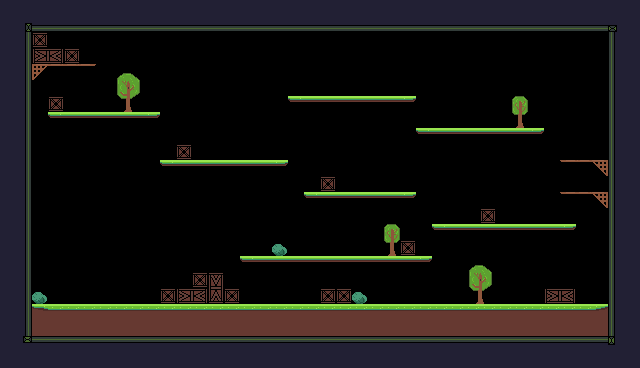

The image is a tile-based game level rendered from a .tmx file. Its description and complete source (layers, tilesets, objects, tile grids) follow:
An orthogonal 40x23 tile map with 16x16 px tiles, 1 tile layer (Background) and 33 objects (10x Platform, 3x Coin, Player, Serych, CheckPoint).

<map version="1.10" tiledversion="1.11.2" orientation="orthogonal" renderorder="right-down" width="40" height="23" tilewidth="16" tileheight="16" infinite="0" nextlayerid="4" nextobjectid="49">
 <tileset firstgid="1" source="SetTiled.tsx" />
 <layer id="1" name="Background" width="40" height="23">
  <properties>
   <property name="BackgroundColor" value="Blue" />
  </properties>
  <data encoding="csv">
87,87,87,87,87,87,87,87,87,87,87,87,87,87,87,87,87,87,87,87,87,87,87,87,87,87,87,87,87,87,87,87,87,87,87,87,87,87,87,87,
87,69,107,107,107,107,107,107,107,107,107,107,107,107,107,107,107,107,107,107,107,107,107,107,107,107,107,107,107,107,107,107,107,107,107,107,107,107,70,87,
87,88,62,0,0,0,0,0,0,0,0,0,0,0,0,0,0,0,0,0,0,0,0,0,0,0,0,0,0,0,0,0,0,0,0,0,0,0,86,87,
87,88,82,83,62,0,0,0,0,0,0,0,0,0,0,0,0,0,0,0,0,0,0,0,0,0,0,0,0,0,0,0,0,0,0,0,0,0,86,87,
87,88,26,27,27,28,0,163,164,0,0,0,0,0,0,0,0,0,0,0,0,0,0,0,0,0,0,0,0,0,0,0,0,0,0,0,0,0,86,87,
87,88,0,0,0,0,0,183,184,0,0,0,0,0,0,0,0,0,0,167,167,167,0,0,0,0,0,0,0,0,0,0,0,0,0,0,0,0,86,87,
87,88,0,62,0,0,0,203,204,0,0,0,0,0,0,0,0,0,122,123,123,123,123,123,123,124,0,0,0,0,0,0,185,0,0,0,0,0,86,87,
87,88,0,122,123,123,123,123,123,124,0,0,0,0,0,0,0,0,0,0,0,0,0,0,0,0,0,0,0,0,0,0,205,0,0,0,0,0,86,87,
87,88,0,0,0,0,0,0,0,0,0,0,0,0,0,0,0,0,0,0,0,0,0,0,0,0,122,123,123,123,123,123,123,124,0,0,0,0,86,87,
87,88,0,0,0,0,0,0,0,0,0,62,0,0,0,0,0,0,0,0,0,0,0,0,0,0,0,0,0,0,0,0,0,0,0,0,0,0,86,87,
87,88,0,0,0,0,0,0,0,0,122,123,123,123,123,123,123,124,0,0,0,0,0,0,0,0,0,0,0,0,0,0,0,0,0,2147483676,2147483675,2147483674,86,87,
87,88,0,0,0,0,0,0,0,0,0,0,0,0,0,0,0,0,0,0,62,0,0,0,0,0,0,0,0,0,0,0,0,0,0,0,0,0,86,87,
87,88,0,0,0,0,0,0,0,0,0,0,0,0,0,0,0,0,0,122,123,123,123,123,123,124,0,0,0,0,0,0,0,0,0,2147483676,27,2147483674,86,87,
87,88,0,0,0,0,0,0,0,0,0,0,0,0,0,0,0,0,0,0,0,0,0,0,0,0,0,0,0,0,62,0,0,0,0,0,0,0,86,87,
87,88,0,0,0,0,0,0,0,0,0,0,0,0,0,0,0,0,0,0,0,0,0,0,185,0,0,122,123,123,123,123,123,123,123,124,0,0,86,87,
87,88,0,0,0,0,0,0,0,0,0,0,0,0,0,0,0,202,0,0,0,0,0,0,205,62,0,0,0,0,0,0,0,0,0,0,0,0,86,87,
87,88,0,0,0,0,0,0,0,0,0,0,0,0,0,122,123,123,123,123,123,123,123,123,123,123,124,0,0,163,164,0,0,0,0,0,0,0,86,87,
87,88,0,0,0,0,0,0,0,0,0,0,62,64,0,0,0,0,0,0,0,0,0,0,0,0,0,0,0,183,184,0,0,0,0,0,0,0,86,87,
87,88,202,0,0,0,0,0,0,0,62,82,83,84,62,0,0,0,0,0,62,62,202,0,0,0,0,0,0,203,204,0,0,0,82,83,0,0,86,87,
87,88,2,3,3,3,3,3,3,3,3,3,3,3,3,3,3,3,3,3,3,3,3,3,3,3,3,3,3,3,3,3,3,3,3,3,3,4,86,87,
87,88,23,23,23,23,23,23,23,23,23,23,23,23,23,23,23,23,23,23,23,23,23,23,23,23,23,23,23,23,23,23,23,23,23,23,23,23,86,87,
87,89,67,67,67,67,67,67,67,67,67,67,67,67,67,67,67,67,67,67,67,67,67,67,67,67,67,67,67,67,67,67,67,67,67,67,67,67,90,87,
87,87,87,87,87,87,87,87,87,87,87,87,87,87,87,87,87,87,87,87,87,87,87,87,87,87,87,87,87,87,87,87,87,87,87,87,87,87,87,87
</data>
 </layer>
 <objectgroup id="2" name="Collisions">
  <object id="1" x="32" y="32" width="16" height="16" />
  <object id="2" x="32" y="48" width="48" height="16" />
  <object id="3" type="Platform" x="32" y="64" width="64" height="4" />
  <object id="4" type="Platform" x="48" y="112" width="112" height="8" />
  <object id="5" x="48" y="96" width="16" height="16" />
  <object id="6" x="176" y="144" width="16" height="16" />
  <object id="7" type="Platform" x="160" y="160" width="128" height="8" />
  <object id="8" type="Platform" x="304" y="192" width="112" height="8" />
  <object id="9" type="Platform" x="416" y="128" width="128" height="8" />
  <object id="10" type="Platform" x="288" y="96" width="128" height="8" />
  <object id="11" type="Platform" x="560" y="160" width="48" height="4" />
  <object id="12" type="Platform" x="560" y="192" width="48" height="4" />
  <object id="13" type="Platform" x="432" y="224" width="144" height="8" />
  <object id="14" x="544" y="288" width="32" height="16" />
  <object id="15" x="480" y="208" width="16" height="16" />
  <object id="16" x="400" y="240" width="16" height="16" />
  <object id="17" x="320" y="288" width="32" height="16" />
  <object id="18" x="224" y="288" width="16" height="16" />
  <object id="19" x="192" y="272" width="32" height="32" />
  <object id="20" x="160" y="288" width="32" height="16" />
  <object id="21" type="Platform" x="240" y="256" width="192" height="8" />
  <object id="22" x="320" y="176" width="16" height="16" />
  <object id="30" x="24" y="32" width="8" height="304" />
  <object id="31" x="32" y="336" width="576" height="8" />
  <object id="32" x="608" y="32" width="8" height="304" />
  <object id="35" x="32" y="24" width="576" height="8" />
  <object id="37" x="32" y="304" width="576" height="32" />
 </objectgroup>
 <objectgroup id="3" name="SpawnPoint">
  <object id="23" name="Coin" type="Coin" x="80" y="80" width="32" height="32" />
  <object id="24" name="Coin" type="Coin" x="368" y="64" width="32" height="32" />
  <object id="25" name="Coin" type="Coin" x="496" y="272" width="32" height="32" />
  <object id="28" name="Player" type="Player" x="92" y="278" width="9" height="26" />
  <object id="39" name="Serych" type="Serych" x="480" y="112" width="16" height="16">
   <properties>
    <property name="isVertical" type="bool" value="false" />
    <property name="offNeg" type="float" value="4" />
    <property name="offPos" type="float" value="3" />
   </properties>
  </object>
  <object id="43" type="CheckPoint" x="192" y="112" width="48" height="48" />
 </objectgroup>
</map>
